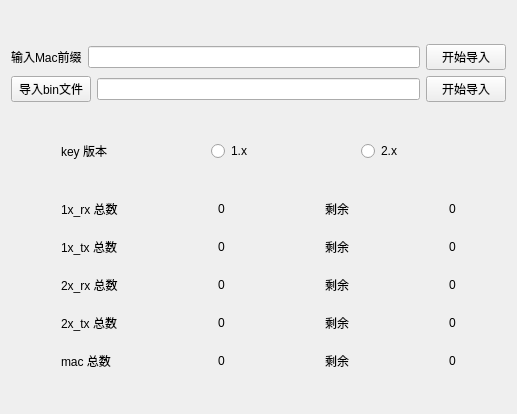
    <widget class="QWidget" name="tab">
     <attribute name="title">
      <string>导入key</string>
     </attribute>
     <layout class="QVBoxLayout" name="verticalLayout_5">
      <item>
       <spacer name="verticalSpacer_3">
        <property name="orientation">
         <enum>Qt::Vertical</enum>
        </property>
        <property name="sizeHint" stdset="0">
         <size>
          <width>20</width>
          <height>33</height>
         </size>
        </property>
       </spacer>
      </item>
      <item>
       <layout class="QVBoxLayout" name="verticalLayout_2">
        <item>
         <layout class="QHBoxLayout" name="horizontalLayout">
          <item>
           <widget class="QLabel" name="label">
            <property name="text">
             <string>输入Mac前缀</string>
            </property>
            <property name="buddy">
             <cstring>macEdit</cstring>
            </property>
           </widget>
          </item>
          <item>
           <widget class="QLineEdit" name="macEdit"/>
          </item>
          <item>
           <widget class="QPushButton" name="pushButton">
            <property name="text">
             <string>开始导入</string>
            </property>
           </widget>
          </item>
         </layout>
        </item>
        <item>
         <layout class="QHBoxLayout" name="horizontalLayout_2">
          <item>
           <widget class="QPushButton" name="pushButton_9">
            <property name="text">
             <string>导入bin文件</string>
            </property>
           </widget>
          </item>
          <item>
           <widget class="QLineEdit" name="file_edit"/>
          </item>
          <item>
           <widget class="QPushButton" name="pushButton_2">
            <property name="text">
             <string>开始导入</string>
            </property>
           </widget>
          </item>
         </layout>
        </item>
       </layout>
      </item>
      <item>
       <spacer name="verticalSpacer_2">
        <property name="orientation">
         <enum>Qt::Vertical</enum>
        </property>
        <property name="sizeHint" stdset="0">
         <size>
          <width>20</width>
          <height>33</height>
         </size>
        </property>
       </spacer>
      </item>
      <item>
       <layout class="QHBoxLayout" name="horizontalLayout_9">
        <property name="spacing">
         <number>5</number>
        </property>
        <property name="leftMargin">
         <number>50</number>
        </property>
        <item>
         <widget class="QLabel" name="label_69">
          <property name="text">
           <string>key 版本</string>
          </property>
          <property name="buddy">
           <cstring>radioButton</cstring>
          </property>
         </widget>
        </item>
        <item>
         <widget class="QRadioButton" name="radioButton">
          <property name="text">
           <string>1.x</string>
          </property>
          <attribute name="buttonGroup">
           <string notr="true">buttonGroup_7</string>
          </attribute>
         </widget>
        </item>
        <item>
         <widget class="QRadioButton" name="radioButton_2">
          <property name="text">
           <string>2.x</string>
          </property>
          <attribute name="buttonGroup">
           <string notr="true">buttonGroup_7</string>
          </attribute>
         </widget>
        </item>
       </layout>
      </item>
      <item>
       <spacer name="verticalSpacer">
        <property name="orientation">
         <enum>Qt::Vertical</enum>
        </property>
        <property name="sizeHint" stdset="0">
         <size>
          <width>20</width>
          <height>33</height>
         </size>
        </property>
       </spacer>
      </item>
      <item>
       <layout class="QGridLayout" name="gridLayout">
        <property name="leftMargin">
         <number>50</number>
        </property>
        <property name="rightMargin">
         <number>50</number>
        </property>
        <property name="horizontalSpacing">
         <number>100</number>
        </property>
        <property name="verticalSpacing">
         <number>20</number>
        </property>
        <item row="0" column="0">
         <widget class="QLabel" name="label_5">
          <property name="text">
           <string>1x_rx 总数</string>
          </property>
         </widget>
        </item>
        <item row="0" column="1">
         <widget class="QLabel" name="label_1x_rx_total">
          <property name="text">
           <string>0</string>
          </property>
         </widget>
        </item>
        <item row="0" column="2">
         <widget class="QLabel" name="label_13">
          <property name="text">
           <string>剩余</string>
          </property>
         </widget>
        </item>
        <item row="0" column="3">
         <widget class="QLabel" name="label_1x_rx_left">
          <property name="text">
           <string>0</string>
          </property>
         </widget>
        </item>
        <item row="1" column="0">
         <widget class="QLabel" name="label_6">
          <property name="text">
           <string>1x_tx 总数</string>
          </property>
         </widget>
        </item>
        <item row="1" column="1">
         <widget class="QLabel" name="label_1x_tx_total">
          <property name="text">
           <string>0</string>
          </property>
         </widget>
        </item>
        <item row="1" column="2">
         <widget class="QLabel" name="label_14">
          <property name="text">
           <string>剩余</string>
          </property>
         </widget>
        </item>
        <item row="1" column="3">
         <widget class="QLabel" name="label_1x_tx_left">
          <property name="text">
           <string>0</string>
          </property>
         </widget>
        </item>
        <item row="2" column="0">
         <widget class="QLabel" name="label_7">
          <property name="text">
           <string>2x_rx 总数</string>
          </property>
         </widget>
        </item>
        <item row="2" column="1">
         <widget class="QLabel" name="label_2x_rx_total">
          <property name="text">
           <string>0</string>
          </property>
         </widget>
        </item>
        <item row="2" column="2">
         <widget class="QLabel" name="label_15">
          <property name="text">
           <string>剩余</string>
          </property>
         </widget>
        </item>
        <item row="2" column="3">
         <widget class="QLabel" name="label_2x_rx_left">
          <property name="text">
           <string>0</string>
          </property>
         </widget>
        </item>
        <item row="3" column="0">
         <widget class="QLabel" name="label_8">
          <property name="text">
           <string>2x_tx 总数</string>
          </property>
         </widget>
        </item>
        <item row="3" column="1">
         <widget class="QLabel" name="label_2x_tx_total">
          <property name="text">
           <string>0</string>
          </property>
         </widget>
        </item>
        <item row="3" column="2">
         <widget class="QLabel" name="label_16">
          <property name="text">
           <string>剩余</string>
          </property>
         </widget>
        </item>
        <item row="3" column="3">
         <widget class="QLabel" name="label_2x_tx_left">
          <property name="text">
           <string>0</string>
          </property>
         </widget>
        </item>
        <item row="4" column="0">
         <widget class="QLabel" name="label_22">
          <property name="text">
           <string>mac 总数</string>
          </property>
         </widget>
        </item>
        <item row="4" column="1">
         <widget class="QLabel" name="label_mac_total">
          <property name="text">
           <string>0</string>
          </property>
         </widget>
        </item>
        <item row="4" column="2">
         <widget class="QLabel" name="label_25">
          <property name="text">
           <string>剩余</string>
          </property>
         </widget>
        </item>
        <item row="4" column="3">
         <widget class="QLabel" name="label_mac_left">
          <property name="text">
           <string>0</string>
          </property>
         </widget>
        </item>
       </layout>
      </item>
      <item>
       <spacer name="verticalSpacer_4">
        <property name="orientation">
         <enum>Qt::Vertical</enum>
        </property>
        <property name="sizeHint" stdset="0">
         <size>
          <width>20</width>
          <height>33</height>
         </size>
        </property>
       </spacer>
      </item>
     </layout>
    </widget>
